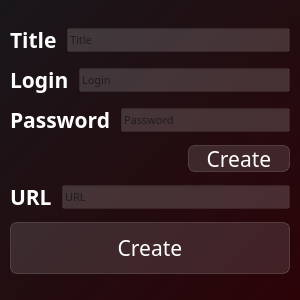
<?xml version="1.0" encoding="UTF-8"?>
<ui version="4.0">
 <class>New_Note</class>
 <widget class="QDialog" name="New_Note">
  <property name="geometry">
   <rect>
    <x>0</x>
    <y>0</y>
    <width>300</width>
    <height>300</height>
   </rect>
  </property>
  <property name="minimumSize">
   <size>
    <width>300</width>
    <height>300</height>
   </size>
  </property>
  <property name="maximumSize">
   <size>
    <width>300</width>
    <height>300</height>
   </size>
  </property>
  <property name="baseSize">
   <size>
    <width>300</width>
    <height>300</height>
   </size>
  </property>
  <property name="windowTitle">
   <string>New note</string>
  </property>
  <property name="styleSheet">
   <string notr="true">background-color:qlineargradient(spread:pad, x1:0, y1:0, x2:1, y2:1, stop:0 rgba(25, 23, 27, 255), stop:1 rgba(43, 3, 7, 255));
font-family: OCR-A BT</string>
  </property>
  <layout class="QVBoxLayout" name="verticalLayout_2">
   <property name="spacing">
    <number>0</number>
   </property>
   <property name="leftMargin">
    <number>10</number>
   </property>
   <property name="topMargin">
    <number>0</number>
   </property>
   <property name="rightMargin">
    <number>10</number>
   </property>
   <property name="bottomMargin">
    <number>0</number>
   </property>
   <item>
    <layout class="QVBoxLayout" name="verticalLayout">
     <property name="spacing">
      <number>10</number>
     </property>
     <item>
      <layout class="QHBoxLayout" name="horizontalLayout">
       <item>
        <widget class="QLabel" name="lb_title">
         <property name="styleSheet">
          <string notr="true">color: rgb(255, 255, 255);
font-size: 16pt;
font-weight: bold;
background-color: none;
border: none;
</string>
         </property>
         <property name="text">
          <string>Title</string>
         </property>
        </widget>
       </item>
       <item>
        <widget class="QLineEdit" name="le_Title">
         <property name="styleSheet">
          <string notr="true">font-size: 8pt;
background-color:  rgba(255, 255, 255, 40);</string>
         </property>
         <property name="text">
          <string/>
         </property>
         <property name="placeholderText">
          <string>Title</string>
         </property>
        </widget>
       </item>
      </layout>
     </item>
     <item>
      <layout class="QHBoxLayout" name="horizontalLayout_2">
       <item>
        <widget class="QLabel" name="lb_login">
         <property name="styleSheet">
          <string notr="true">color: rgb(255, 255, 255);
font-size: 16pt;
font-weight: bold;
background-color: none;
border: none;
</string>
         </property>
         <property name="text">
          <string>Login</string>
         </property>
        </widget>
       </item>
       <item>
        <widget class="QLineEdit" name="le_login">
         <property name="styleSheet">
          <string notr="true">font-size: 8pt;
background-color:  rgba(255, 255, 255, 40);</string>
         </property>
         <property name="placeholderText">
          <string>Login</string>
         </property>
        </widget>
       </item>
      </layout>
     </item>
     <item>
      <layout class="QHBoxLayout" name="horizontalLayout_3">
       <item>
        <widget class="QLabel" name="lb_password">
         <property name="styleSheet">
          <string notr="true">color: rgb(255, 255, 255);
font-size: 16pt;
font-weight: bold;
background-color: none;
border: none;
</string>
         </property>
         <property name="text">
          <string>Password</string>
         </property>
        </widget>
       </item>
       <item>
        <widget class="QLineEdit" name="le_password">
         <property name="styleSheet">
          <string notr="true">font-size: 8pt;
background-color:  rgba(255, 255, 255, 40);</string>
         </property>
         <property name="placeholderText">
          <string>Password</string>
         </property>
        </widget>
       </item>
      </layout>
     </item>
     <item>
      <layout class="QHBoxLayout" name="horizontalLayout_4">
       <item>
        <spacer name="Spacer">
         <property name="orientation">
          <enum>Qt::Orientation::Horizontal</enum>
         </property>
         <property name="sizeHint" stdset="0">
          <size>
           <width>40</width>
           <height>20</height>
          </size>
         </property>
        </spacer>
       </item>
       <item>
        <widget class="QPushButton" name="btn_create_password">
         <property name="styleSheet">
          <string notr="true">QPushButton {
font-size: 16pt;
color: white;
background-color: rgba(255, 255, 255, 30);
border: 1px solid  rgba(255, 255, 255, 40);
border-radius: 7px;
width: 100px;
height: 25px;
icon-size: 30pt 30pt;
}
QPushButton:hover {
background-color: rgba(255, 255, 255, 40);
}
QPushButton:pressed {
background-color: rgba(255, 255, 255, 60);
icon-size: 20pt 20pt;
}</string>
         </property>
         <property name="text">
          <string>Create</string>
         </property>
        </widget>
       </item>
      </layout>
     </item>
     <item>
      <layout class="QHBoxLayout" name="horizontalLayout_5">
       <item>
        <widget class="QLabel" name="lb_url">
         <property name="styleSheet">
          <string notr="true">color: rgb(255, 255, 255);
font-size: 16pt;
font-weight: bold;
background-color: none;
border: none;
</string>
         </property>
         <property name="text">
          <string>URL</string>
         </property>
        </widget>
       </item>
       <item>
        <widget class="QLineEdit" name="le_url">
         <property name="styleSheet">
          <string notr="true">font-size: 8pt;
background-color:  rgba(255, 255, 255, 40);</string>
         </property>
         <property name="placeholderText">
          <string>URL</string>
         </property>
        </widget>
       </item>
      </layout>
     </item>
     <item>
      <widget class="QPushButton" name="btn_create_note">
       <property name="styleSheet">
        <string notr="true">QPushButton {
font-size: 16pt;
color: white;
background-color: rgba(255, 255, 255, 30);
border: 1px solid  rgba(255, 255, 255, 40);
border-radius: 7px;
width: 230px;
height: 50px;
icon-size: 30pt 30pt;
}
QPushButton:hover {
background-color: rgba(255, 255, 255, 40);
}
QPushButton:pressed {
background-color: rgba(255, 255, 255, 60);
icon-size: 20pt 20pt;
}</string>
       </property>
       <property name="text">
        <string>Create</string>
       </property>
      </widget>
     </item>
    </layout>
   </item>
  </layout>
 </widget>
 <resources/>
 <connections/>
</ui>
